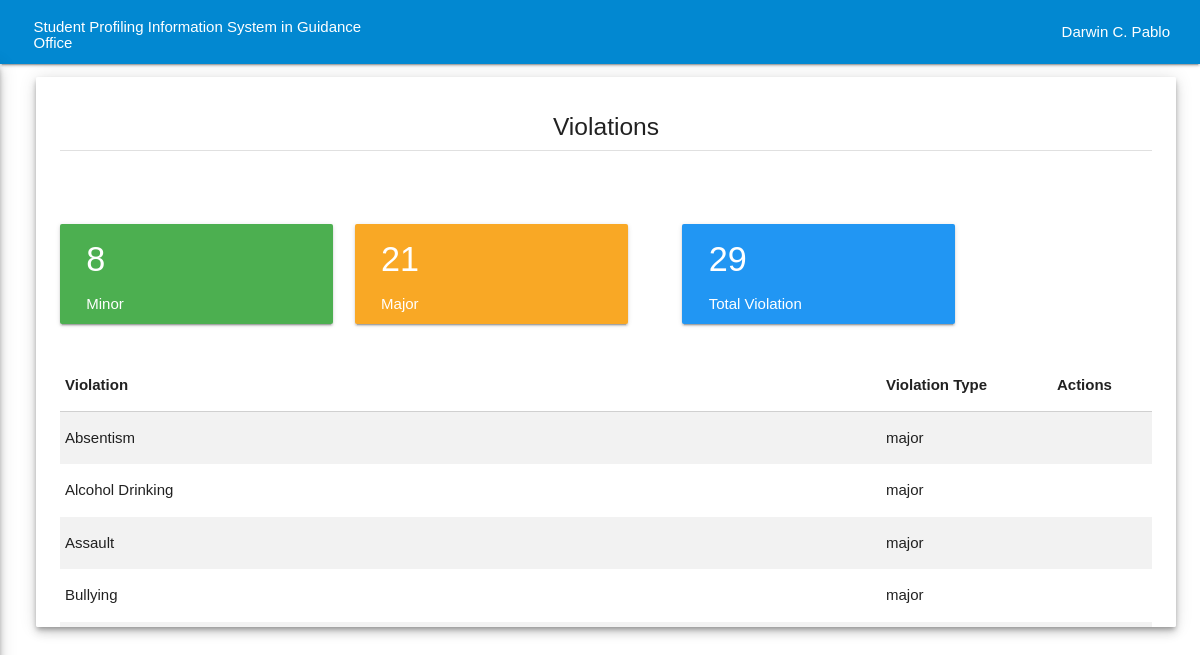
/admin/collection_of_violation.php (signed in), run on the app's committed database.
### tables this page shows
CREATE TABLE `all_violation` (
  `violation_id` int(255) NOT NULL,
  `violation` varchar(255) NOT NULL,
  `violation_type` varchar(255) NOT NULL
);

### admin/collection_of_violation.php (the view, shortened to what this page needs)
<?php
include '../database/db.php';
if(isset($_SESSION['user_type'])== 1){
$query1= mysqli_query($con,"SELECT * FROM admin WHERE `username`='".$_SESSION['username']."' AND `user_type`= 1 ");
$num1 = mysqli_num_rows($query1);
if($num1==1){
$total_minor = mysqli_query($con, "SELECT * FROM all_violation WHERE violation_type = 'minor'");
$count_minor = mysqli_num_rows($total_minor);
$total_major = mysqli_query($con, "SELECT * FROM all_violation WHERE violation_type = 'major'");
$count_major = mysqli_num_rows($total_major);
$total_violation = mysqli_query($con, "SELECT * FROM all_violation");
$count_total_violation = mysqli_num_rows($total_violation);
?>
<!DOCTYPE html>
<html>
	<head>
		<link type="text/css" rel="stylesheet" href="../assets/css/materialize.min.css"  media="screen,projection"/>
		<link type="text/css" rel="stylesheet" href="../assets/css/custom.css"  media="screen,projection"/>
		<link type="text/css" rel="stylesheet" href="../assets/css/custom2.css"  media="screen,projection"/>
	</head>
	<body>
		<form method="POST">
	<?php include 'nav_top.php';?>
			<div class="card-panel collection-of-violation-content z-depth-3">
			<span class=" center card-title"><h5>Violations</h5></span>
			<div class="divider"></div>
			<br>
			<div class="row">
				<a href="add_violation_collection.php" class="right tooltipped" data-position="top" data-delay="50" data-tooltip="Add Violation"><i class="fa fa-plus-circle fa-4x icon-pad-5" style="color:#2196f3; margin-left:10px;"></i>
				</a>
			</div>
			<div class="row">
			<div class=" col s1 card green " style="width:25%; height: 100px;">
				<div class="white-text" style="padding-left:15px;">
					<ul>
						<li><h4><?php echo $count_minor; ?></h4></li>
						<li><p>Minor</p></li>
					</ul>
				</div>
			</div>
			<div class=" col s1 card yellow darken-3" style="width:25%; height: 100px; margin-left:2%;">
				<div class="white-text" style="padding-left:15px; ">
					<ul>
						<li><h4><?php echo $count_major; ?></h4></li>
						<li><p>Major</p></li>
					</ul>
				</div>
			</div>
			<div class=" col s1 card blue " style="width:25%; height: 100px; margin-left:5%;">
				<div class="white-text" style="padding-left:15px;">
					<ul>
						<li><h4><?php echo $count_total_violation; ?></h4></li>
						<li><p>Total Violation</p></li>
					</ul>
				</div>
			</div>
		</div>
			<?php
			$result= mysqli_query($con,"SELECT * FROM all_violation ORDER BY violation ASC");
			if ($result) {
			?>
			<div class="row">
			<table class="striped">
			<tr>
				<thead>
					<td><b>Violation</b></td>
					<td><b>Violation Type</b></td>
					<td><b>Actions</b></td>
				</thead>
			</tr>
			<tbody>
				<?php
				while($row = mysqli_fetch_array($result)) { ?>
				<tr>
					<td><?php echo $row['violation'];?></td>
					<td><?php echo $row['violation_type'];?></td>
					<td>
						<a href="collection_of_violation.php?edit=1&violation_id=<?php echo $row["violation_id"];?>" class= "tooltipped" data-position="top" data-delay="50" data-tooltip="Edit">
						</a>
					</td>
				</tr>
				<?php
				} ?>
			</tbody>
			</table>
				</div>
			<?php
				}else {
				echo mysql_error();
				}
			?>
		</form>
		<?php
			}else{
				header ("location:../index.php");
				}
			}else{
				header ("location:../index.php");
			}
		?>
	</body>
	</html>

### assets/css/custom.css (style rules this page uses)
@media (min-width: 321px) { html { font-family: GillSans, Calibri, Trebuchet, sans-serif; ; } }
@media (min-width: 321px) { a { text-decoration: none; } }
@media (min-width: 767px) { html { font-family: GillSans, Calibri, Trebuchet, sans-serif; ; } }
@media (min-width: 767px) { a { text-decoration: none; } }
@media (min-width: 768px) { html { font-family: GillSans, Calibri, Trebuchet, sans-serif; ; } }
@media (min-width: 768px) { a { text-decoration: none; } }
@media (min-width: 992px) { html { font-family: GillSans, Calibri, Trebuchet, sans-serif; ; } }
@media (min-width: 992px) { a { text-decoration: none; } }
@media (min-width: 1200px) { html { font-family: GillSans, Calibri, Trebuchet, sans-serif; ; } }
@media (min-width: 1200px) { a { text-decoration: none; } }

### assets/css/custom2.css (style rules this page uses)
@media (min-width: 768px) { .collection-of-violation-content { margin-top:13px; width:95%; margin-left: 3%; height:650px; overflow-y: scroll; } }
@media (min-width: 992px) { .collection-of-violation-content { margin-top:13px; width:95%; margin-left: 3%; height:550px; overflow-y: scroll; } }
@media (min-width: 1200px) { .collection-of-violation-content { margin-top:13px; width:95%; margin-left: 3%; height:550px; overflow-y: scroll; } }
.collection-of-violation-content { margin-top:13px; width:79%; margin-left: 19.5%; height:550px; overflow-y: scroll; }

### data on the page
all_violation: violation "Absentism", violation_type "major"
all_violation: violation "Alcohol Drinking", violation_type "major"
all_violation: violation "Assault", violation_type "major"
all_violation: violation "Bullying", violation_type "major"

### other printed values
$_SESSION['fullname'] "Darwin C. Pablo"
$count_minor "8"
$count_major "21"
$count_total_violation "29"
